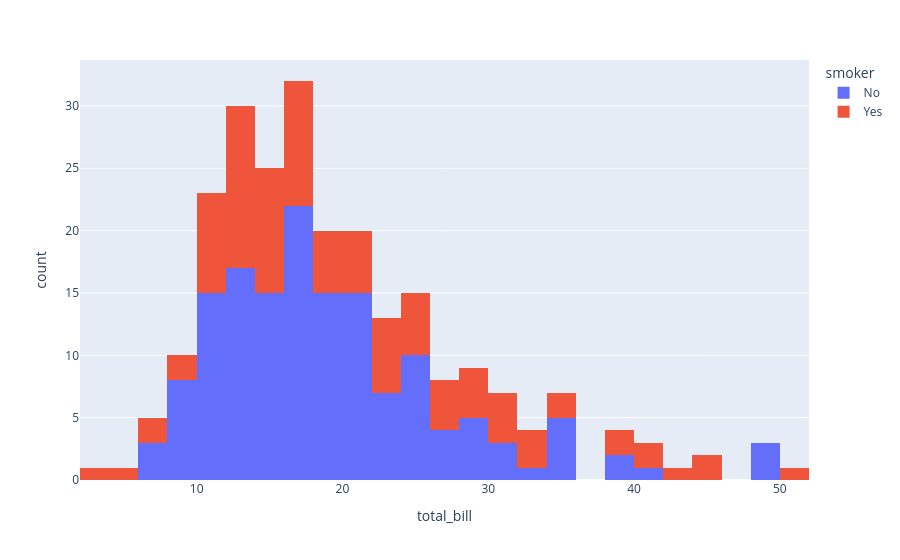

Here is the notebook cell this chart was saved with:
### Markdown cell above
## Colored Histogram by 'smoker' Column
Let's add color to the histogram based on whether the person was a smoker or not. This will help us analyze differences in behavior.

### Code cell
# Histogram colored by smoker status -->above each other 
px.histogram(tips, x='total_bill', color='smoker')

### Figure 1 — Plotly figure (JSON) as saved in the notebook; plotly's stock layout.template omitted (floating-point values rounded to 4 significant figures; data arrays with more than 128 entries replaced by an {"elided": "..."} marker saying what was removed)
{"data": [{"alignmentgroup": "True", "bingroup": "x", "hovertemplate": "smoker=No<br>total_bill=%{x}<br>count=%{y}<extra></extra>", "legendgroup": "No", "marker": {"color": "#636efa", "pattern": {"shape": ""}}, "name": "No", "offsetgroup": "No", "orientation": "v", "showlegend": true, "type": "histogram", "x": {"elided": "151 float values"}, "xaxis": "x", "yaxis": "y"}, {"alignmentgroup": "True", "bingroup": "x", "hovertemplate": "smoker=Yes<br>total_bill=%{x}<br>count=%{y}<extra></extra>", "legendgroup": "Yes", "marker": {"color": "#EF553B", "pattern": {"shape": ""}}, "name": "Yes", "offsetgroup": "Yes", "orientation": "v", "showlegend": true, "type": "histogram", "x": [38.01, 11.24, 20.29, 13.81, 11.02, 18.29, 3.07, 15.01, 26.86, 25.28, 17.92, 19.44, 32.68, 28.97, 5.75, 16.32, 40.17, 27.28, 12.03, 21.01, 11.35, 15.38, 44.3, 22.42, 15.36, 20.49, 25.21, 14.31, 16, 17.51, 10.59, 10.63, 50.81, 15.81, 7.25, 31.85, 16.82, 32.9, 17.89, 14.48, 9.6, 34.63, 34.65, 23.33, 45.35, 23.17, 40.55, 20.9, 30.46, 18.15, 23.1, 15.69, 19.81, 28.44, 15.48, 16.58, 10.34, 43.11, 13, 13.51, 18.71, 12.74, 13, 16.4, 20.53, 16.47, 26.59, 38.73, 24.27, 12.76, 30.06, 25.89, 13.27, 28.17, 12.9, 28.15, 11.59, 7.74, 30.14, 12.16, 13.42, 8.58, 13.42, 16.27, 10.09, 22.12, 24.01, 15.69, 15.53, 12.6, 32.83, 27.18, 22.67], "xaxis": "x", "yaxis": "y"}], "layout": {"barmode": "relative", "legend": {"title": {"text": "smoker"}, "tracegroupgap": 0}, "margin": {"t": 60}, "xaxis": {"anchor": "y", "domain": [0, 1], "title": {"text": "total_bill"}}, "yaxis": {"anchor": "x", "domain": [0, 1], "title": {"text": "count"}}}}
